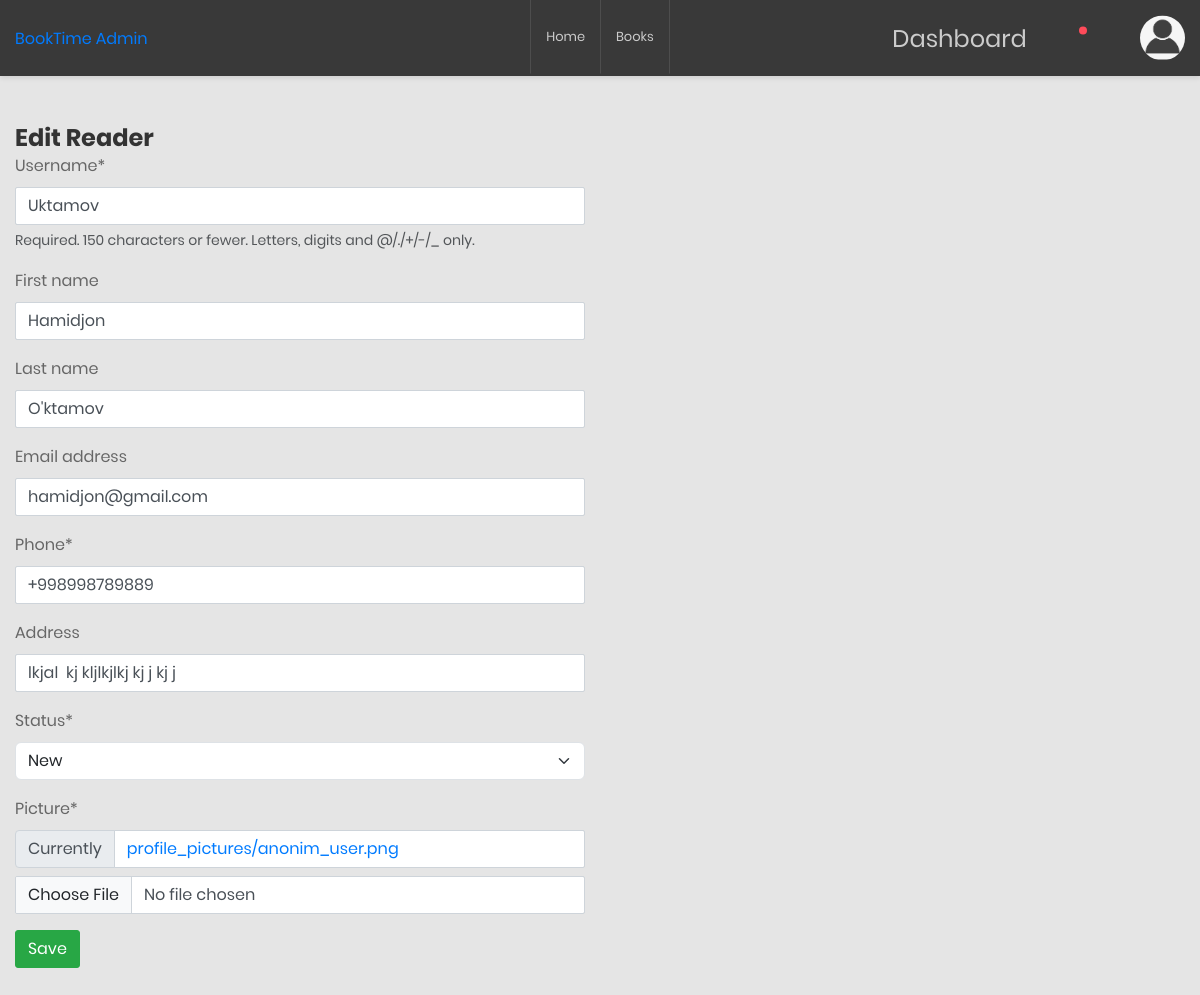
Page /dashboard/13/edit/ (signed in) on the earlier database version.
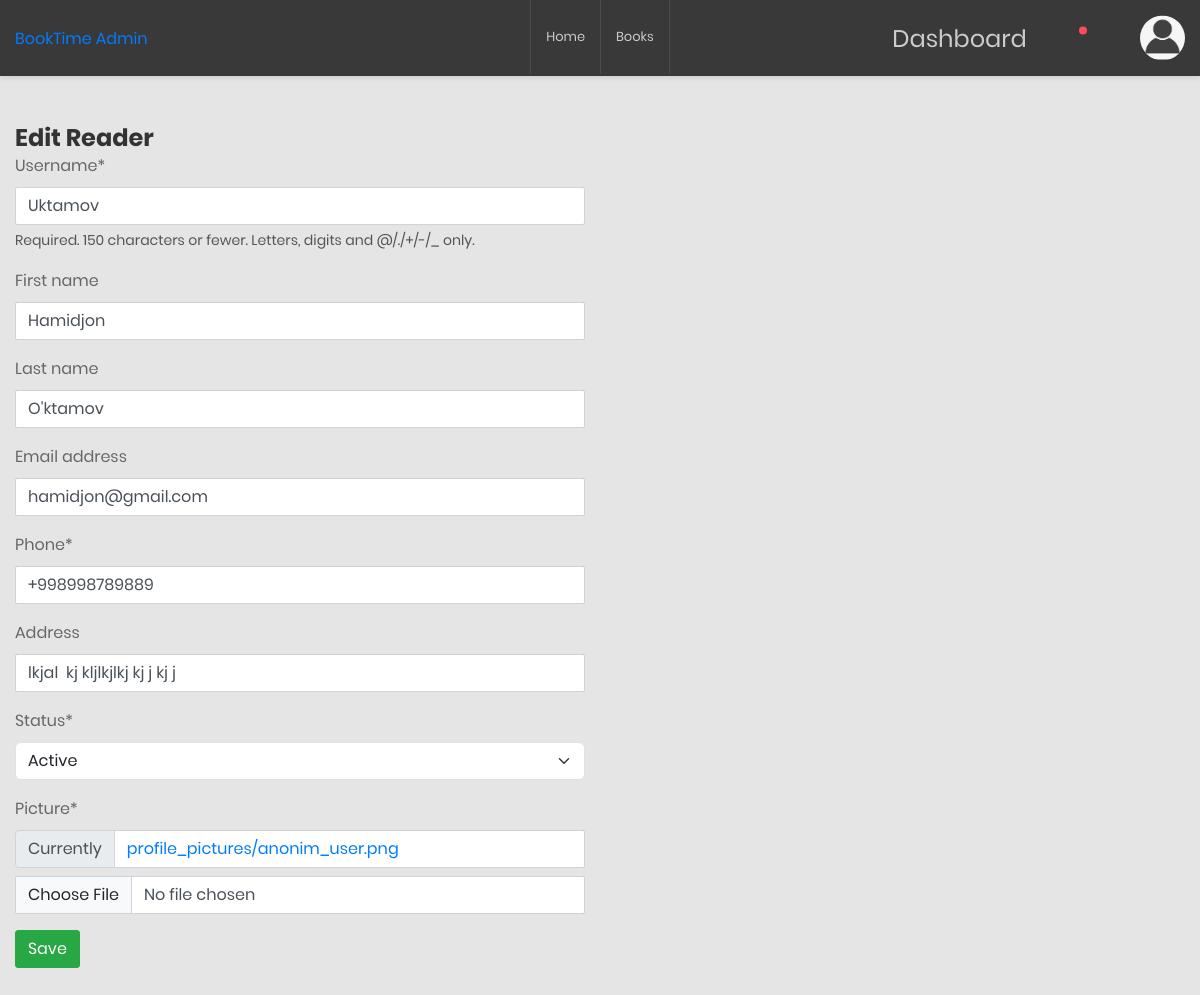
Same page on the later database version.
### readers/models.py (models this page shows)
class Readers(AbstractUser):
    class Status(models.TextChoices):
        New = "New", "New"
        Active = "Active", "Active"
    picture = models.ImageField(default='profile_pictures/anonim_user.png', upload_to='profile_pictures/')
    address = models.CharField(max_length=300, blank=True, default="")
    phone = models.CharField(max_length=13)
    balance = models.DecimalField(max_digits=8, decimal_places=2, blank=True, default=0)
    status = models.CharField(max_length=6,
                              choices=Status.choices,
                              default=Status.New
                              )
    class Meta:
        verbose_name = 'Reader'
        verbose_name_plural = 'Readers'

### dashboard/views.py (the view, shortened to what this page needs)
# urls.py: path('<int:reader_id>/edit/', EditReaderView.as_view(), name="edit_reader"),
class EditReaderView(SuperuserRequiredMixin, View):
    def get(self, request, reader_id):
        reader = Readers.objects.get(id=reader_id)
        reader_form = ReaderUpdateForm(instance=reader)
        return render(request, 'dashboard/edit_reader.html', {'reader_form': reader_form})

### dashboard/forms.py
class ReaderUpdateForm(forms.ModelForm):
    class Meta:
        model = Readers
        fields = ['username', 'first_name', 'last_name', 'email', 'phone', 'address', 'status', 'picture']

### dashboard/views.py (called while the page is built)
    def test_func(self):
        return self.request.user.is_superuser

### templates/dashboard/edit_reader.html (shortened to what this page needs)
{% extends 'base.html' %}
{% load crispy_forms_tags %}
{% block content %}
    <h3>Edit Reader</h3>
    <div class="row">
        <div class="col-6 align-self-center">
            <form method="post">
                {{ reader_form |crispy}}
                <button class="btn btn-success mb-3">Save</button>
            </form>
        </div>
    </div>
{% endblock %}

Differences in the rows shown:
changed Readers "Uktamov": status "New" → "Active"
